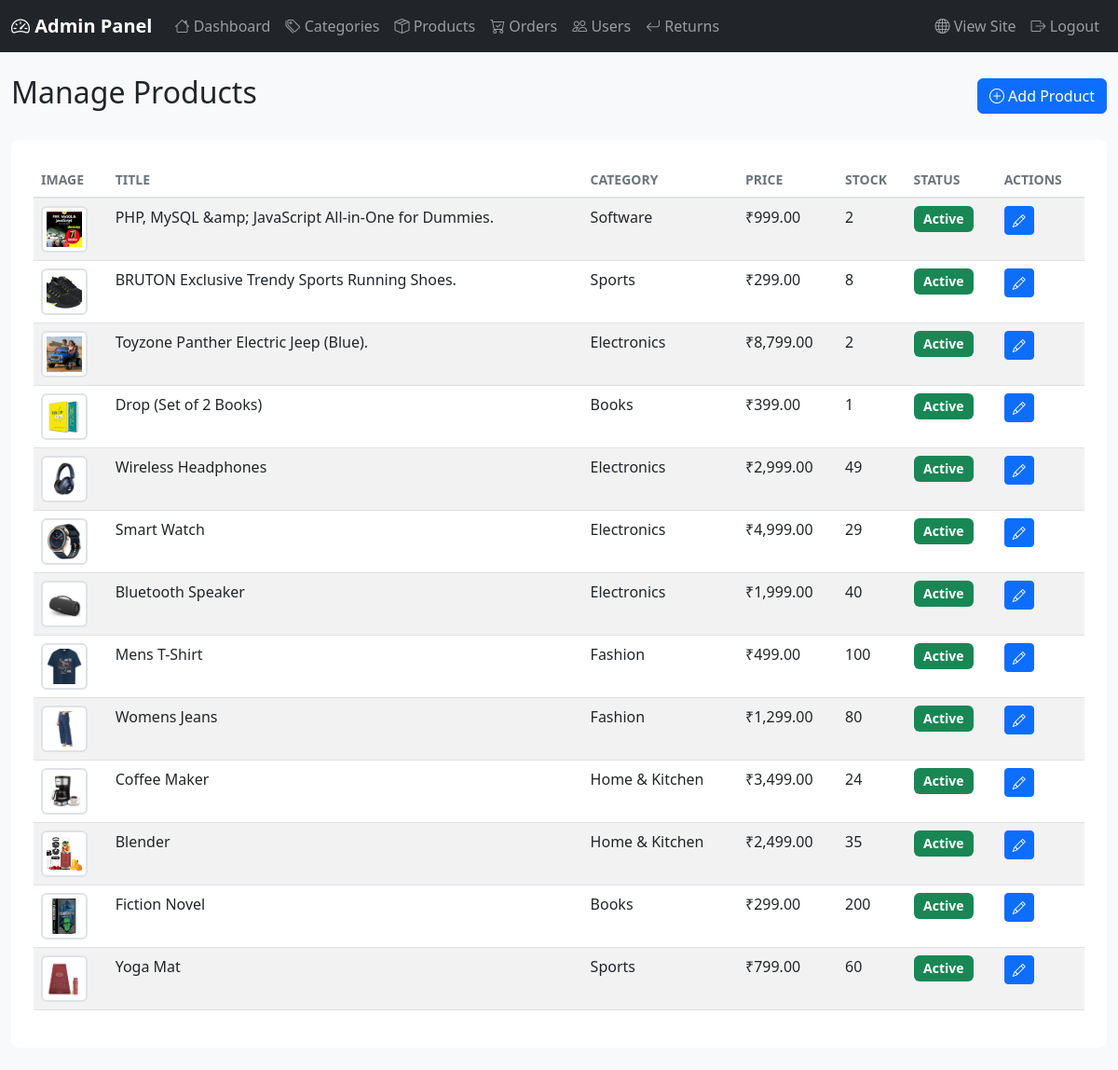
Screenshot of /admin/products.php (signed in) with the database file from the repository.
### tables this page shows
CREATE TABLE `products` (
  `id` int(11) NOT NULL,
  `category_id` int(11) NOT NULL,
  `title` varchar(255) NOT NULL,
  `image` varchar(255) DEFAULT NULL,
  `description` text DEFAULT NULL,
  `price` decimal(10,2) NOT NULL,
  `stock` int(11) NOT NULL DEFAULT 0,
  `status` enum('active','inactive') DEFAULT 'active',
  `created_at` timestamp NOT NULL DEFAULT current_timestamp(),
  `updated_at` timestamp NOT NULL DEFAULT current_timestamp() ON UPDATE current_timestamp()
);

CREATE TABLE `categories` (
  `id` int(11) NOT NULL,
  `name` varchar(100) NOT NULL,
  `description` text DEFAULT NULL,
  `image` varchar(255) DEFAULT NULL,
  `status` enum('active','inactive') DEFAULT 'active',
  `created_at` timestamp NOT NULL DEFAULT current_timestamp(),
  `updated_at` timestamp NOT NULL DEFAULT current_timestamp() ON UPDATE current_timestamp()
);

### includes/functions.php (called while the page is built, shortened)
<?php
function formatPrice($price) {
    return '₹' . number_format($price, 2);
}
function getProductImage($product_data) {
    $placeholder = 'assets/images/no-image.jpg';
    $upload_path = 'uploads/products/';
    $image_name = is_array($product_data) ? ($product_data['image'] ?? '') : $product_data;
    if (!empty($image_name) && file_exists(__DIR__ . '/../' . $upload_path . $image_name)) {
        return SITE_URL . '/' . $upload_path . $image_name;
    } else {
        return SITE_URL . '/' . $placeholder;
    }
}
?>

### admin/products.php (the view, shortened to what this page needs)
<?php
require_once __DIR__ . '/../includes/functions.php';
require_once __DIR__ . '/../includes/admin_header.php';
$db = getDB();
$products = $db->query("
    SELECT p.*, c.name as category_name
    FROM products p
    LEFT JOIN categories c ON p.category_id = c.id
    ORDER BY p.created_at DESC
")->fetchAll();
?>
<div class="container-fluid my-4">
    <div class="d-flex justify-content-between align-items-center mb-4">
        <h2>Manage Products</h2>
        <a href="<?php echo ADMIN_URL; ?>/product-add.php" class="btn btn-primary">
            <i class="bi bi-plus-circle"></i> Add Product
        </a>
    </div>
    <div class="card">
        <div class="card-body">
            <div class="table-responsive">
                <table class="table table-striped">
                    <thead>
                        <tr>
                            <th>Image</th>
                            <th>Title</th>
                            <th>Category</th>
                            <th>Price</th>
                            <th>Stock</th>
                            <th>Status</th>
                            <th>Actions</th>
                        </tr>
                    </thead>
                    <tbody>
                        <?php foreach ($products as $product): ?>
                        <tr>
                            <td>
                                <img src="<?php echo getProductImage($product); ?>"
                                     style="width: 50px; height: 50px; object-fit: cover;" class="img-thumbnail">
                            </td>
                            <td><?php echo htmlspecialchars($product['title']); ?></td>
                            <td><?php echo htmlspecialchars($product['category_name']); ?></td>
                            <td><?php echo formatPrice($product['price']); ?></td>
                            <td><?php echo $product['stock']; ?></td>
                            <td>
                                <span class="badge bg-<?php echo $product['status'] === 'active' ? 'success' : 'secondary'; ?>">
                                    <?php echo ucfirst($product['status']); ?>
                                </span>
                            </td>
                            <td>
                                <a href="<?php echo ADMIN_URL; ?>/product-edit.php?id=<?php echo $product['id']; ?>"
                                   class="btn btn-sm btn-primary">
                                    <i class="bi bi-pencil"></i>
                                </a>
                            </td>
                        </tr>
                        <?php endforeach; ?>
                    </tbody>
                </table>
            </div>
        </div>
    </div>
</div>
<?php require_once __DIR__ . '/../includes/admin_footer.php'; ?>

### assets/css/admin.css (style rules this page uses)
body { background-color: #f8f9fa; }
.container-fluid { max-width: 1400px; }
.card { border: none; border-radius: 0.5rem; }
.card-body { padding: 1.5rem; }
.table { background-color: white; }
.table thead th { border-bottom: 2px solid #dee2e6; font-weight: 600; text-transform: uppercase; font-size: 0.875rem; color: #6c757d; }
.btn-sm { padding: 0.25rem 0.5rem; font-size: 0.875rem; }
.badge { font-size: 0.875rem; padding: 0.5em 0.75em; }
.img-thumbnail { border: 2px solid #dee2e6; border-radius: 0.375rem; }

### rows the page displays
products: image (picture), title "PHP, MySQL &amp; JavaScript All-in-One for Dummies.", category.name "Software", price "₹999.00", stock "2", status "Active"
products: image (picture), title "BRUTON Exclusive Trendy Sports Running Shoes.", category.name "Sports", price "₹299.00", stock "8", status "Active"
products: image (picture), title "Toyzone Panther Electric Jeep (Blue).", category.name "Electronics", price "₹8,799.00", stock "2", status "Active"
products: image (picture), title "Drop (Set of 2 Books)", category.name "Books", price "₹399.00", stock "1", status "Active"
products: image (picture), title "Wireless Headphones", category.name "Electronics", price "₹2,999.00", stock "49", status "Active"
products: image (picture), title "Smart Watch", category.name "Electronics", price "₹4,999.00", stock "29", status "Active"
products: image (picture), title "Bluetooth Speaker", category.name "Electronics", price "₹1,999.00", stock "40", status "Active"
products: image (picture), title "Mens T-Shirt", category.name "Fashion", price "₹499.00", stock "100", status "Active"
products: image (picture), title "Womens Jeans", category.name "Fashion", price "₹1,299.00", stock "80", status "Active"
products: image (picture), title "Coffee Maker", category.name "Home & Kitchen", price "₹3,499.00", stock "24", status "Active"
products: image (picture), title "Blender", category.name "Home & Kitchen", price "₹2,499.00", stock "35", status "Active"
products: image (picture), title "Fiction Novel", category.name "Books", price "₹299.00", stock "200", status "Active"
products: image (picture), title "Yoga Mat", category.name "Sports", price "₹799.00", stock "60", status "Active"
